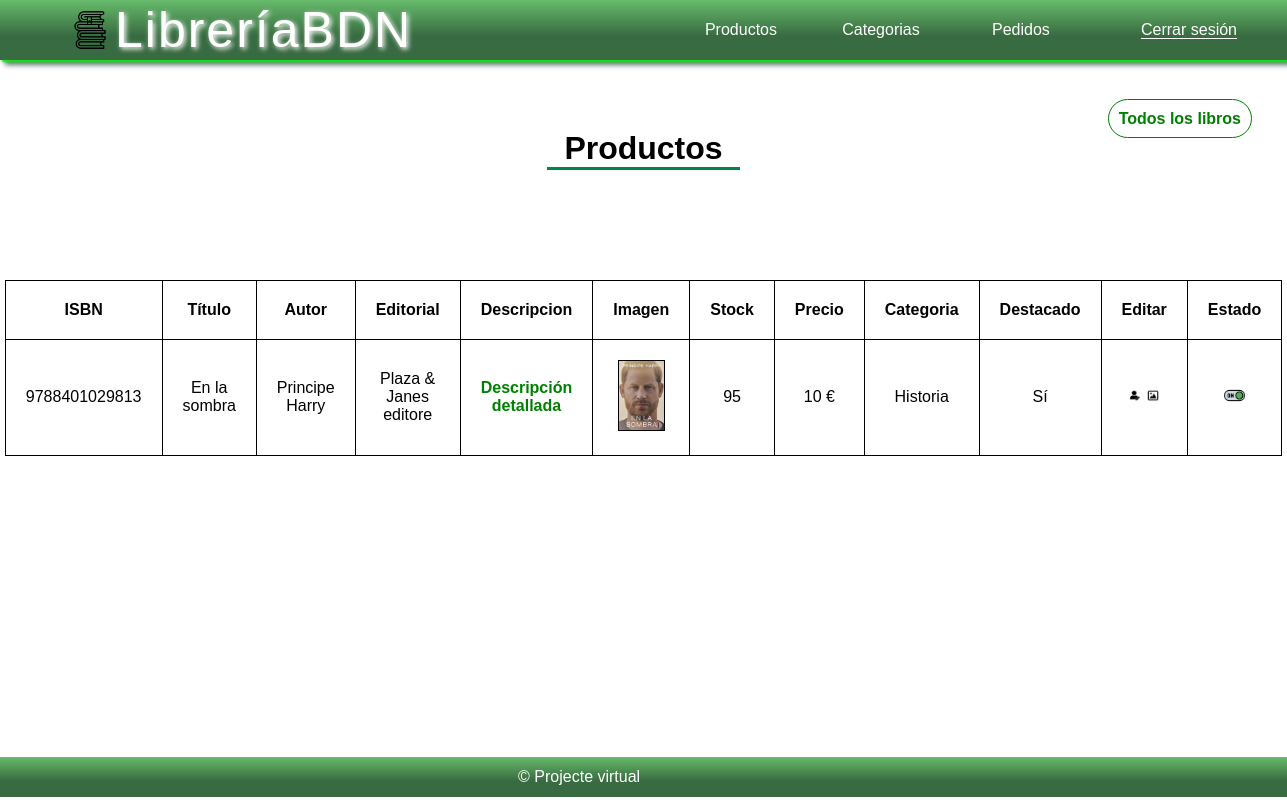
/index.php?controller=libro&action=infoLibro&isbn=9788401029813 (signed in), run on the app's committed database.
### tables this page shows
CREATE TABLE `libros` (
  `ISBN` varchar(20) NOT NULL,
  `titulo` varchar(100) NOT NULL,
  `autor` varchar(100) NOT NULL,
  `editorial` varchar(100) NOT NULL,
  `descripcion` varchar(1000) NOT NULL,
  `foto` varchar(60) NOT NULL,
  `stock` int(5) NOT NULL,
  `precioUni` int(10) NOT NULL,
  `idCategoria` int(11) NOT NULL,
  `destacado` tinyint(1) NOT NULL DEFAULT 0,
  `novedades` date NOT NULL,
  `estadoL` tinyint(1) NOT NULL DEFAULT 1,
  `favorito` tinyint(1) NOT NULL DEFAULT 0
);

CREATE TABLE `categorias` (
  `id` int(11) NOT NULL,
  `nombre` varchar(20) NOT NULL,
  `activo` int(11) NOT NULL DEFAULT 1
);

### config/database.php (called while the page is built, shortened)
<?php
class Database{
    public function __construct(){
        $servername = "localhost";
        $dbname= "libreria";
        $username = "root";
        $password = "";
		$this->db = new PDO("mysql:host=$servername;dbname=$dbname",$username, $password);
    }
}
?>

### models/libro.php (called while the page is built, shortened)
<?php
require_once 'config/database.php';
class Libro extends Database{
    private $isbn;
    public function getIsbn(){
        return $this->isbn;
    }
    public function setIsbn($isbn){
        $this->isbn = $isbn;
    }
    public function infoLibro(){
        $sql = "SELECT * FROM libros AS l INNER JOIN categorias AS c ON idCategoria = id WHERE ISBN = '".$this ->getIsbn()."'";
        $rows = $this->db->query($sql);
        return $rows;
    }
}
?>

### views/admin/productos/infoLibro.php (the view)
<div class="desc">
    <p><a href="index.php?controller=libro&action=mostrarLibros">Todos los libros</a></p>
</div>
<h1 class="prod">Productos</h1>
<table>
    <tr>
        <th>ISBN</th>
        <th>Título</th>
        <th>Autor</th>
        <th>Editorial</th>
        <th>Descripcion</th>
        <th>Imagen</th>
        <th>Stock</th>
        <th>Precio</th>
        <th>Categoria</th>
        <th>Destacado</th>
        <th>Editar</th>
        <th>Estado</th>
    <?php
    foreach ($rows as $row) {
        $isbn = $row['ISBN'];
        echo "<tr>";
            echo "<td>". $row['ISBN'] . "</td>";
            echo "<td>".$row['titulo'] . "</td>";
            echo "<td>".$row['autor'] . "</td>";
            echo "<td>".$row['editorial'] . "</td>";
            echo "<td class='descri'><a class='dd' href='index.php?controller=libro&action=mostrarDescripcion&isbn=$isbn'>Descripción detallada</a></td>";
            ?>
            <td>
                <img class="pic" src="<?php echo $row['foto'] ?>"/>
            </td>
            <?php
            echo "<td>".$row['stock'] . "</td>";
            echo "<td>".$row['precioUni'] . " €</td>";
            if($row['activo']==0){
                echo "<td>Sin categoria</td>";
            }
            else{
                echo "<td>".$row['nombre'] . "</td>";
            }
            if($row['destacado']==0){
                echo "<td>No</td>";
            }
            else{
                echo "<td>Sí</td>";
            }
            echo "<td>
                <a href='index.php?controller=libro&action=formEditar&isbn=$isbn'><img class='edit' src='pic/datos.png'></a>
                <a href='index.php?controller=libro&action=formEditFoto&isbn=$isbn'><img class='edit' src='pic/image.png'></a>
            </td>";
            if($row['estadoL']==1){?>
                <td>
                    <a href="index.php?controller=libro&action=desactivar&isbn=<?php echo $isbn ?>"><img class="act" src="pic/activado.png"></a>
                </td><?php
            }
            else{?>
                <td>
                    <a href="index.php?controller=libro&action=activar&isbn=<?php echo $isbn ?>"><img class="desac" src="pic/desactivado.png"></a>
                </td><?php
            }
        echo "</tr>";
    }
    ?>
    </tr>
</table>

### views/styles/styles.css (style rules this page uses)
* { margin:0; padding: 0; }
body { font-family: sans-serif; height: 100%; margin-bottom: 20%; margin-top:0; }
#container { position:relative; width:100%; background:linear-gradient(rgb(103, 187, 107) , #386B41 60%); box-shadow: 2px 2px 2px rgb(21, 230, 21) ,5px 5px 5px #5C7373 ; margin-bottom: 40px; }
#container > nav { width:100%; display:flex; }
#logo { line-height:60px; font-size:50px; width:20%; }
#logo a { color: white; letter-spacing:2px; text-shadow:2px 2px 5px; }
#container img:first-child { height: 40px; width: 40px; margin: 10px 5px 10px 70px; }
#container > nav > ul { padding:0; list-style-type:none; display:flex; position:absolute; right:50px; }
#container > nav > ul > li { line-height:60px; margin: 0; padding:0; text-align:center; display:inline-block; height: 60px; }
.element1 , .element2 , .element3 { width: 140px; }
.element1 a , .element2 a , .element3 a , .element4 a { color:white; }
.element4 a { border-bottom: 1px solid white; margin-left: 50px; }
.dd { position:relative; z-index:1; }
footer p { text-align: center; color:#fff; width: 90%; position: relative; top: 40%; height: 30%; }
footer { bottom:0; position:fixed; background:linear-gradient(rgb(103, 187, 107) , #386B41 60%); width:100%; display: flex; line-height: 50%; height: 5%; margin-bottom: 3px; left: 0; }
a { text-decoration: none; }
table { border: 1px solid; border-collapse: collapse; width: 80%; margin: 110px auto; }
td , th { border: 1px solid; padding: 20px; text-align: center; }
.prod { text-align: center; margin : 70px auto 50px auto; border-bottom: 3px solid #008747; width: 15%; }
.pic { height: 80%; width: 80%; border:1px solid; }
.edit { width: 30%; height: 30%; }
.act { width: 40%; height: 40%; }
.desc { display: flex; float: right; margin-right: 30px; margin-top: 10px; }
.desc a { margin: 0 5px; padding: 10px; font-weight: bold; color: green; border: 1px solid green; border-radius:50px ; }
.descri a { color: green; font-weight: bold; }

### data on the page
libros: ISBN "9788401029813", titulo "En la sombra", autor "Principe Harry", editorial "Plaza & Janes editore", foto (picture), stock "95", precioUni "10", idCategoria.nombre "Historia", destacado "Sí", estadoL 1 (drawn)
